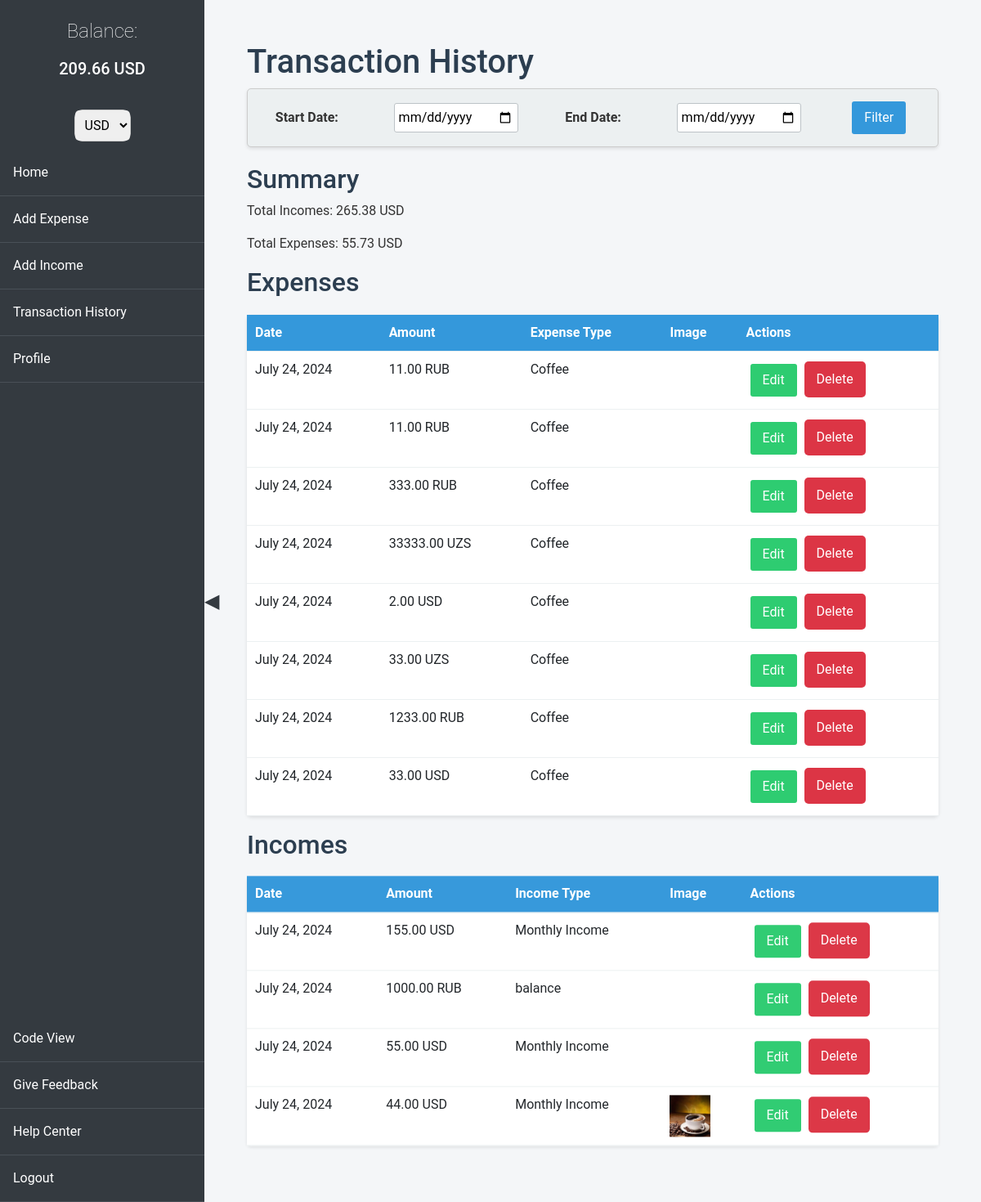
The page /history/ (signed in) on the database as committed earlier.
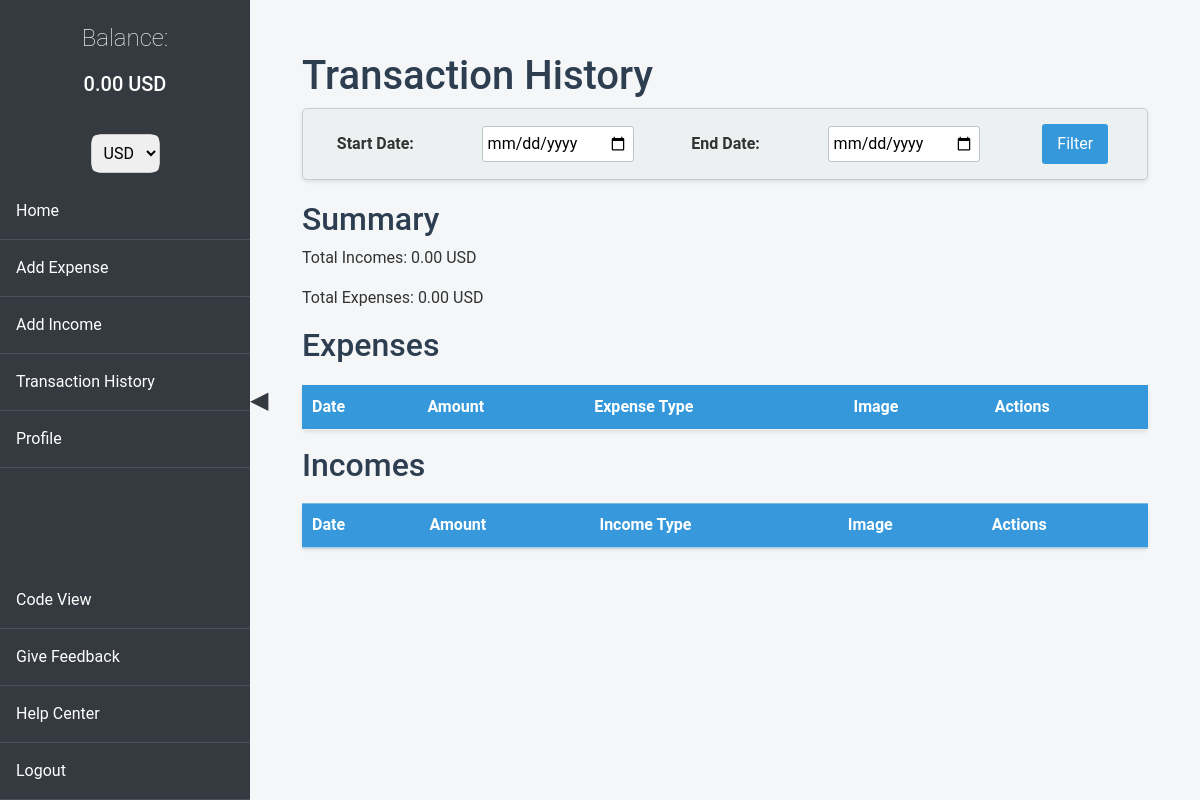
The same page on the database as committed later.
### history/models.py (models this page shows, shortened)
class Expense(models.Model):
    CURRENCY_CHOICES = [
        ('UZS', 'Uzbekistani Som'),
        ('USD', 'US Dollar'),
        ('RUB', 'Russian Rouble'),
    ]
    PAYMENT_METHOD_CHOICES = [
        ('cash', 'Cash'),
        ('card', 'Card'),
        ('crypto', 'Crypto'),
    ]
    amount = models.DecimalField(max_digits=10, decimal_places=2)
    date = models.DateField()
    account_balance = models.ForeignKey(AccountBalance, on_delete=models.CASCADE)
    expense_type = models.ForeignKey(ExpenseType, on_delete=models.SET_NULL, null=True, blank=True)
    manual_expense_type = models.CharField(max_length=50, blank=True, null=True)
    image = models.ImageField(upload_to='expense_images/', blank=True, null=True)
    currency = models.CharField(max_length=3, choices=CURRENCY_CHOICES, default='UZS')
    payment_method = models.CharField(max_length=6, choices=PAYMENT_METHOD_CHOICES, default='cash')

class ExpenseType(models.Model):
    name = models.CharField(max_length=50)
    image = models.ImageField(upload_to='expense_types/')
    def __str__(self):
        return self.name

class Income(models.Model):
    CURRENCY_CHOICES = [
        ('UZS', 'Uzbekistani Som'),
        ('USD', 'US Dollar'),
        ('RUB', 'Russian Rouble'),
    ]
    PAYMENT_METHOD_CHOICES = [
        ('cash', 'Cash'),
        ('card', 'Card'),
        ('crypto', 'Crypto'),
    ]
    amount = models.DecimalField(max_digits=10, decimal_places=2)
    income_type = models.ForeignKey(IncomeType, on_delete=models.SET_NULL, null=True, blank=True)
    manual_income_type = models.CharField(max_length=255, null=True, blank=True)
    manual_income_image = models.ImageField(upload_to='manual_income_types/', null=True, blank=True)
    image = models.ImageField(upload_to='incomes/', null=True, blank=True)
    date = models.DateField()
    account_balance = models.ForeignKey(AccountBalance, on_delete=models.CASCADE)
    currency = models.CharField(max_length=3, choices=CURRENCY_CHOICES, default='UZS')
    payment_method = models.CharField(max_length=6, choices=PAYMENT_METHOD_CHOICES, default='cash')

class IncomeType(models.Model):
    name = models.CharField(max_length=255)
    image = models.ImageField(upload_to='income_types/', null=True, blank=True)

### history/views.py (the view)
# urls.py: path('', include('history.urls')),
@login_required
def history(request):
    selected_currency = get_selected_currency(request)
    start_date = request.GET.get('start_date')
    end_date = request.GET.get('end_date')
    expenses = Expense.objects.filter(account_balance__user=request.user)
    incomes = Income.objects.filter(account_balance__user=request.user)
    if start_date and end_date:
        start_date = datetime.strptime(start_date, '%Y-%m-%d')
        end_date = datetime.strptime(end_date, '%Y-%m-%d')
        expenses = expenses.filter(date__range=(start_date, end_date))
        incomes = incomes.filter(date__range=(start_date, end_date))
    total_expenses = sum(convert_to_uzs(expense.amount, expense.currency) for expense in expenses)
    total_incomes = sum(convert_to_uzs(income.amount, income.currency) for income in incomes)
    converted_total_expenses = total_expenses / Decimal(CURRENCY_RATES[selected_currency])
    converted_total_incomes = total_incomes / Decimal(CURRENCY_RATES[selected_currency])
    balance = total_incomes - total_expenses
    converted_balance = balance / Decimal(CURRENCY_RATES[selected_currency])
    context = {
        'expenses': expenses,
        'incomes': incomes,
        'total_expenses': converted_total_expenses,
        'total_incomes': converted_total_incomes,
        'balance': converted_balance,
        'currency': selected_currency,
    }
    return render(request, 'history/history.html', context)

### history/context_processors.py (called while the page is built)
def account_balance(request):
    if request.user.is_authenticated:
        account_balance, created = AccountBalance.objects.get_or_create(user=request.user)
        return {'balance': account_balance.balance}
    return {}

### history/views.py (called while the page is built)
def convert_to_uzs(amount, currency):
    if currency not in CURRENCY_RATES:
        raise ValueError("Unsupported currency type")
    return amount * Decimal(CURRENCY_RATES[currency])

def get_selected_currency(request):
    return request.session.get('currency', 'USD')

### templates/history/history.html (shortened to what this page needs)
{% extends 'base.html' %}
{% block content %}
<!DOCTYPE html>
<html lang="en">
<head>
    <link href="https://cdnjs.cloudflare.com/ajax/libs/gsap/3.11.1/gsap.min.css" rel="stylesheet">
</head>
<body>
    <h1 id="page-title">Transaction History</h1>
    <form class="date-filter-form" method="get" action="{% url 'history' %}">
        <label for="start_date">Start Date:</label>
        <input type="date" id="start_date" name="start_date" required>
        <label for="end_date">End Date:</label>
        <input type="date" id="end_date" name="end_date" required>
        <button type="submit" class="btn btn-primary">Filter</button>
    </form>
    <h2 id="summary-title">Summary</h2>
    <p id="total-incomes">Total Incomes: {{ total_incomes|floatformat:2 }} {{ currency }}</p>
    <p id="total-expenses">Total Expenses: {{ total_expenses|floatformat:2 }} {{ currency }}</p>
    <h2 id="expenses-title">Expenses</h2>
    <table class="transaction-table table table-hover" id="expenses-table">
        <thead>
            <tr>
                <th>Date</th>
                <th>Amount</th>
                <th>Expense Type</th>
                <th>Image</th>
                <th>Actions</th>
            </tr>
        </thead>
        <tbody>
            {% for expense in expenses %}
            <tr>
                <td>{{ expense.date }}</td>
                <td>{{ expense.amount|floatformat:2 }} {{ expense.currency }}</td>
                <td>{{ expense.expense_type }}</td>
                <td>{% if expense.image %}<img src="{{ expense.image.url }}" alt="Expense Image" width="50">{% endif %}</td>
                <td class="action-buttons">
                    <a href="{% url 'edit_expense' expense.pk %}" class="btn btn-success">Edit</a>
                    <a href="{% url 'delete_expense' expense.pk %}" class="delete-button">Delete</a>
                </td>
            </tr>
            {% endfor %}
        </tbody>
    </table>
    <h2 id="incomes-title">Incomes</h2>
    <table class="transaction-table table table-hover" id="incomes-table">
        <thead>
            <tr>
                <th>Date</th>
                <th>Amount</th>
                <th>Income Type</th>
                <th>Image</th>
                <th>Actions</th>
            </tr>
        </thead>
        <tbody>
            {% for income in incomes %}
            <tr>
                <td>{{ income.date }}</td>
                <td>{{ income.amount|floatformat:2 }} {{ income.currency }}</td>
                <td>{{ income.income_type.name }}</td>
                <td>
                    {% if income.image %}
                      <img src="{{ income.image.url }}" alt="Income Image" width="50">
                    {% endif %}
                </td>
                <td class="action-buttons">
                    <a href="{% url 'edit_income' income.pk %}" class="btn btn-success">Edit</a>
                    <a href="{% url 'delete_income' income.pk %}" class="delete-button">Delete</a>
                </td>
            </tr>
            {% endfor %}
        </tbody>
    </table>
</body>
</html>
{% endblock %}

Rows that differ between the two databases and show on the page:
removed Expense: date "July 24, 2024", amount "11.00", currency "RUB", expense_type "Coffee"
removed Expense: date "July 24, 2024", amount "11.00", currency "RUB", expense_type "Coffee"
removed Expense: date "July 24, 2024", amount "333.00", currency "RUB", expense_type "Coffee"
removed Expense: date "July 24, 2024", amount "33333.00", currency "UZS", expense_type "Coffee"
removed Expense: date "July 24, 2024", amount "2.00", currency "USD", expense_type "Coffee"
removed Expense: date "July 24, 2024", amount "33.00", currency "UZS", expense_type "Coffee"
removed Expense: date "July 24, 2024", amount "1233.00", currency "RUB", expense_type "Coffee"
removed Expense: date "July 24, 2024", amount "33.00", currency "USD", expense_type "Coffee"
removed Income: date "July 24, 2024", amount "155.00", currency "USD", income_type.name "Monthly Income"
removed Income: date "July 24, 2024", amount "1000.00", currency "RUB", income_type.name "balance"
removed Income: date "July 24, 2024", amount "55.00", currency "USD", income_type.name "Monthly Income"
removed Income: date "July 24, 2024", amount "44.00", currency "USD", income_type.name "Monthly Income", image (picture)
Other text that changed with them:
{{ balance|floatformat:2 }}: "209.66" → "0.00"
{{ total_incomes|floatformat:2 }}: "265.38" → "0.00"
{{ total_expenses|floatformat:2 }}: "55.73" → "0.00"
